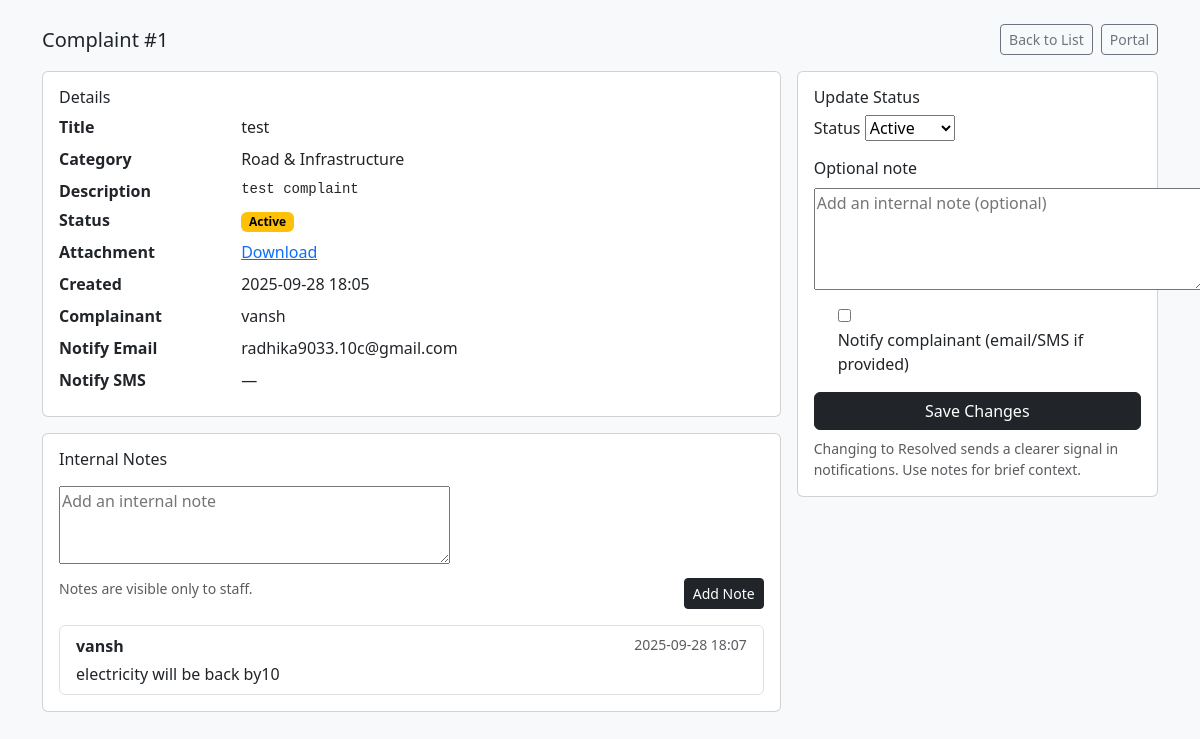
The app's page /staff/1/ (signed in) with its own data.
### complaints/models.py (models this page shows, shortened)
class Complaint(models.Model):
    CATEGORY_CHOICES = [
        ("Road & Infrastructure", "Road & Infrastructure"),
        ("Water & Sanitation", "Water & Sanitation"),
        ("Power & Electricity", "Power & Electricity"),
        ("Public Health", "Public Health"),
        ("Law & Order", "Law & Order"),
        ("Other", "Other"),
    ]
    STATUS_CHOICES = [("Active", "Active"), ("Resolved", "Resolved")]
    title = models.CharField(max_length=200)
    category = models.CharField(max_length=64, choices=CATEGORY_CHOICES)
    description = models.TextField()
    attachment = models.FileField(upload_to="attachments/", blank=True, null=True)
    notify_email = models.EmailField(blank=True)
    notify_phone = models.CharField(max_length=32, blank=True)
    status = models.CharField(max_length=16, choices=STATUS_CHOICES, default="Active")
    created_by = models.ForeignKey(User, on_delete=models.SET_NULL, null=True, blank=True)
    created_at = models.DateTimeField(auto_now_add=True)

class StaffNote(models.Model):
    complaint = models.ForeignKey(Complaint, on_delete=models.CASCADE, related_name="staff_notes")
    author = models.ForeignKey(User, on_delete=models.SET_NULL, null=True, blank=True)
    note = models.TextField()
    created_at = models.DateTimeField(auto_now_add=True)
    class Meta:
        ordering = ["-created_at"]

### complaints/views.py (the view)
# urls.py: path("staff/<int:pk>/", views.staff_detail_view, name="staff_detail"),
@login_required
@user_passes_test(_staff_required)
def staff_detail_view(request, pk: int):
    obj = get_object_or_404(Complaint, pk=pk)
    notes = obj.staff_notes.all()
    form = StaffUpdateForm(initial={"status": obj.status})
    note_form = StaffNoteForm()
    return render(request, "complaints/staff_detail.html", {
        "obj": obj,
        "notes": notes,
        "form": form,
        "note_form": note_form,
    })

### complaints/forms.py (shortened to what this page needs)
class StaffUpdateForm(forms.Form):
    status = forms.ChoiceField(choices=Complaint.STATUS_CHOICES, widget=forms.Select(attrs={"class":"select"}))
    note = forms.CharField(
        required=False,
        widget=forms.Textarea(attrs={"class":"textarea", "rows":4, "placeholder":"Add an internal note (optional)"}),
    )
    send_notification = forms.BooleanField(required=False, initial=False)

class StaffNoteForm(forms.ModelForm):
    class Meta:
        model = StaffNote
        fields = ["note"]
        widgets = {
            "note": forms.Textarea(attrs={"class":"textarea", "rows":3, "placeholder":"Add an internal note"}),
        }

### complaints/views.py (called while the page is built)
def _staff_required(user):
    return user.is_authenticated and user.is_staff

### complaints/templates/complaints/staff_detail.html (shortened to what this page needs)
{% load static %}
<!DOCTYPE html>
<html lang="en">
<head>
  <link href="https://cdn.jsdelivr.net/npm/bootstrap@5.3.2/dist/css/bootstrap.min.css" rel="stylesheet">
</head>
<body class="bg-light">
  <div class="container py-4">
    <div class="d-flex justify-content-between align-items-center mb-3">
      <h1 class="h5 mb-0">Complaint #{{ obj.id }}</h1>
      <div class="d-flex gap-2">
        <a class="btn btn-outline-secondary btn-sm" href="{% url 'complaints:staff_list' %}">Back to List</a>
        <a class="btn btn-outline-secondary btn-sm" href="{% url 'complaints:portal' %}">Portal</a>
      </div>
    </div>
    <div class="row g-3">
      <div class="col-lg-8">
        <div class="card">
          <div class="card-body">
            <h2 class="h6">Details</h2>
            <dl class="row mb-0">
              <dt class="col-sm-3">Title</dt>
              <dd class="col-sm-9">{{ obj.title }}</dd>
              <dt class="col-sm-3">Category</dt>
              <dd class="col-sm-9">{{ obj.category }}</dd>
              <dt class="col-sm-3">Description</dt>
              <dd class="col-sm-9"><pre class="mb-0" style="white-space:pre-wrap">{{ obj.description }}</pre></dd>
              <dt class="col-sm-3">Status</dt>
              <dd class="col-sm-9">
                {% if obj.status == "Active" %}
                  <span class="badge text-bg-warning">Active</span>
                {% else %}
                  <span class="badge text-bg-success">Resolved</span>
                {% endif %}
              </dd>
              <dt class="col-sm-3">Attachment</dt>
              <dd class="col-sm-9">
                {% if obj.attachment %}
                  <a href="{{ obj.attachment.url }}" target="_blank" rel="noopener">Download</a>
                {% else %}
                  <span class="text-muted">None</span>
                {% endif %}
              </dd>
              <dt class="col-sm-3">Created</dt>
              <dd class="col-sm-9">{{ obj.created_at|date:"Y-m-d H:i" }}</dd>
              <dt class="col-sm-3">Complainant</dt>
              <dd class="col-sm-9">
                {% if obj.created_by %}
                  {{ obj.created_by.get_username }}
                {% else %}
                  <span class="text-muted">Guest</span>
                {% endif %}
              </dd>
              <dt class="col-sm-3">Notify Email</dt>
              <dd class="col-sm-9">{{ obj.notify_email|default:"—" }}</dd>
              <dt class="col-sm-3">Notify SMS</dt>
              <dd class="col-sm-9">{{ obj.notify_phone|default:"—" }}</dd>
            </dl>
          </div>
        </div>
        <div class="card mt-3">
          <div class="card-body">
            <h2 class="h6 mb-3">Internal Notes</h2>
            <form method="post" action="{% url 'complaints:staff_update' obj.id %}" class="mb-3">
              <div class="mb-2">
                {{ note_form.note }}
              </div>
              <div class="d-flex justify-content-between">
                <div class="text-muted small">Notes are visible only to staff.</div>
                <button class="btn btn-dark btn-sm" type="submit">Add Note</button>
              </div>
            </form>
            <ul class="list-group">
              {% for n in notes %}
                <li class="list-group-item">
                  <div class="d-flex justify-content-between">
                    <strong>{{ n.author.get_username|default:"staff" }}</strong>
                    <span class="text-muted small">{{ n.created_at|date:"Y-m-d H:i" }}</span>
                  </div>
                  <div class="mt-1" style="white-space:pre-wrap">{{ n.note }}</div>
                </li>
              {% empty %}
                <li class="list-group-item text-muted">No notes yet.</li>
              {% endfor %}
            </ul>
          </div>
        </div>
      </div>
      <div class="col-lg-4">
        <div class="card">
          <div class="card-body">
            <h2 class="h6">Update Status</h2>
            <form method="post" action="{% url 'complaints:staff_update' obj.id %}">
              <div class="mb-2">
                <label class="form-label">Status</label>
                {{ form.status }}
              </div>
              <div class="mb-2">
                <label class="form-label">Optional note</label>
                {{ form.note }}
              </div>
              <div class="form-check mb-3">
                {{ form.send_notification }}
                <label class="form-check-label" for="{{ form.send_notification.id_for_label }}">
                  Notify complainant (email/SMS if provided)
                </label>
              </div>
              <div class="d-grid">
                <button class="btn btn-dark" type="submit">Save Changes</button>
              </div>
            </form>
            <p class="text-muted small mt-2 mb-0">
              Changing to Resolved sends a clearer signal in notifications. Use notes for brief context.
            </p>
          </div>
        </div>
      </div>
    </div>
  </div>
</body>
</html>

### records on screen
Complaint: id "1", title "test", category "Road & Infrastructure", description "test complaint", created_at "2025-09-28 18:05", created_by.get_username "vansh", notify_email "radhika9033.10c@gmail.com", notify_phone "—"
StaffNote: author.get_username "vansh", created_at "2025-09-28 18:07", note "electricity will be back by10"
